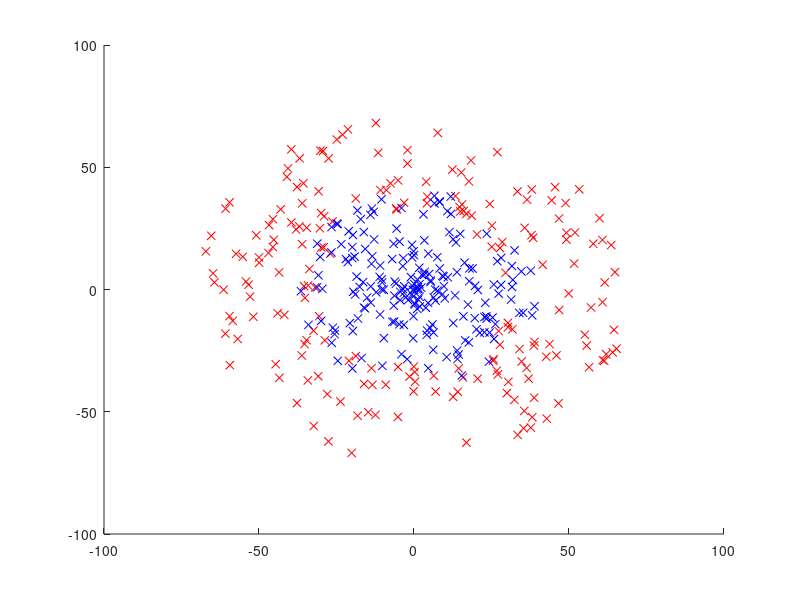
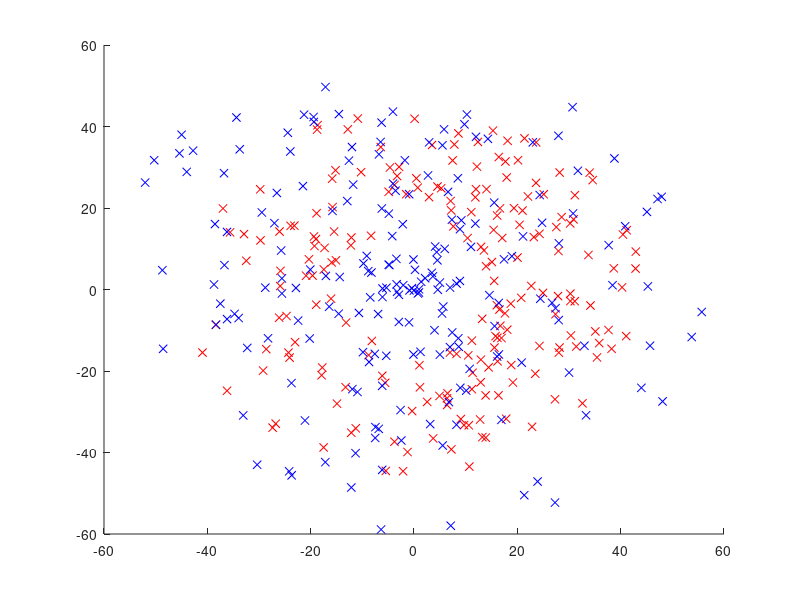
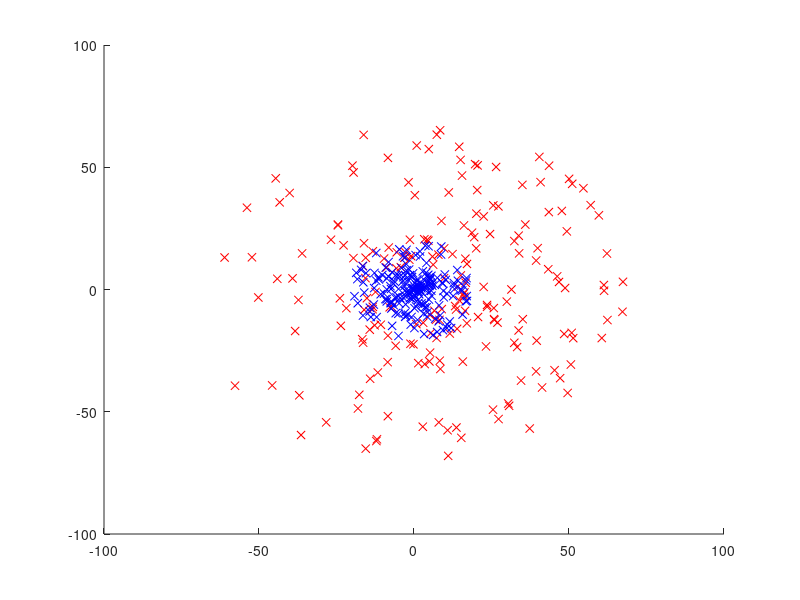

Reproduce these figures in MATLAB, in order.
clear;
close all;

d = load('data1.mat');
dat1 = d.dat;
d = load('data2.mat');
dat2 = d.dat;
d = load('data3.mat');
dat3 = d.dat;

figure(1);
hold on;
for i=1:size(dat1,1)
   if( dat1(i,3) == 1)
       plot(dat1(i,1),dat1(i,2),'bx')
   else
       plot(dat1(i,1),dat1(i,2),'rx')
   end
end
hold off;

figure(2);
hold on;
for i=1:size(dat2,1)
   if( dat2(i,3) == 1)
       plot(dat2(i,1),dat2(i,2),'bx')
   else
       plot(dat2(i,1),dat2(i,2),'rx')
   end
end
hold off;

figure(3);
hold on;
for i=1:size(dat3,1)
   if( dat3(i,3) == 1)
       plot(dat3(i,1),dat3(i,2),'bx')
   else
       plot(dat3(i,1),dat3(i,2),'rx')
   end
end
hold off;

